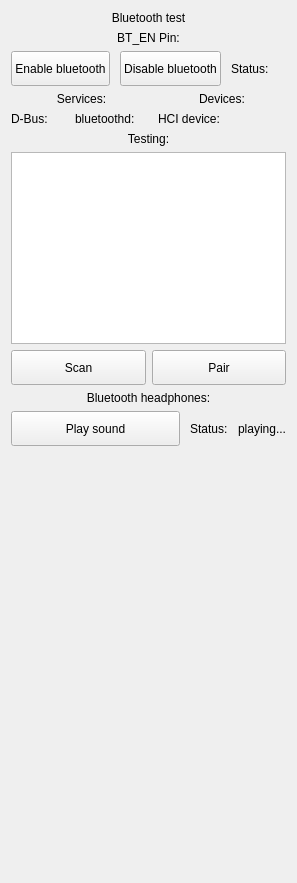
       <widget class="QWidget" name="bluetoothPage">
        <layout class="QVBoxLayout" name="verticalLayout_10">
         <item>
          <widget class="QLabel" name="label_9">
           <property name="text">
            <string>Bluetooth test</string>
           </property>
           <property name="alignment">
            <set>Qt::AlignCenter</set>
           </property>
          </widget>
         </item>
         <item>
          <widget class="QLabel" name="label_56">
           <property name="text">
            <string>BT_EN Pin:</string>
           </property>
           <property name="alignment">
            <set>Qt::AlignCenter</set>
           </property>
          </widget>
         </item>
         <item>
          <layout class="QHBoxLayout" name="horizontalLayout_26">
           <property name="spacing">
            <number>10</number>
           </property>
           <property name="bottomMargin">
            <number>0</number>
           </property>
           <item>
            <widget class="QPushButton" name="enableBluetooth">
             <property name="minimumSize">
              <size>
               <width>0</width>
               <height>35</height>
              </size>
             </property>
             <property name="text">
              <string>Enable bluetooth</string>
             </property>
            </widget>
           </item>
           <item>
            <widget class="QPushButton" name="disableBluetooth">
             <property name="minimumSize">
              <size>
               <width>0</width>
               <height>35</height>
              </size>
             </property>
             <property name="text">
              <string>Disable bluetooth</string>
             </property>
            </widget>
           </item>
           <item>
            <widget class="QLabel" name="label_48">
             <property name="sizePolicy">
              <sizepolicy hsizetype="Maximum" vsizetype="Preferred">
               <horstretch>0</horstretch>
               <verstretch>0</verstretch>
              </sizepolicy>
             </property>
             <property name="text">
              <string>Status:</string>
             </property>
            </widget>
           </item>
           <item>
            <widget class="QLabel" name="bluetoothStatusLabel">
             <property name="sizePolicy">
              <sizepolicy hsizetype="Maximum" vsizetype="Minimum">
               <horstretch>0</horstretch>
               <verstretch>0</verstretch>
              </sizepolicy>
             </property>
             <property name="text">
              <string/>
             </property>
             <property name="pixmap">
              <pixmap resource="resourses.qrc">:/resources/disconnectStatus.png</pixmap>
             </property>
            </widget>
           </item>
          </layout>
         </item>
         <item>
          <layout class="QHBoxLayout" name="horizontalLayout_29">
           <property name="bottomMargin">
            <number>0</number>
           </property>
           <item>
            <layout class="QVBoxLayout" name="verticalLayout_39">
             <item>
              <widget class="QLabel" name="label_50">
               <property name="text">
                <string>Services:</string>
               </property>
               <property name="alignment">
                <set>Qt::AlignCenter</set>
               </property>
              </widget>
             </item>
             <item>
              <layout class="QHBoxLayout" name="horizontalLayout_27">
               <property name="spacing">
                <number>10</number>
               </property>
               <property name="bottomMargin">
                <number>0</number>
               </property>
               <item>
                <widget class="QLabel" name="label_52">
                 <property name="text">
                  <string>D-Bus:</string>
                 </property>
                </widget>
               </item>
               <item>
                <widget class="QLabel" name="bluetoothDbusStatusLabel">
                 <property name="sizePolicy">
                  <sizepolicy hsizetype="Maximum" vsizetype="Preferred">
                   <horstretch>0</horstretch>
                   <verstretch>0</verstretch>
                  </sizepolicy>
                 </property>
                 <property name="text">
                  <string/>
                 </property>
                 <property name="pixmap">
                  <pixmap resource="resourses.qrc">:/resources/connectedStatus.png</pixmap>
                 </property>
                </widget>
               </item>
               <item>
                <widget class="QLabel" name="label_54">
                 <property name="text">
                  <string>bluetoothd:</string>
                 </property>
                </widget>
               </item>
               <item>
                <widget class="QLabel" name="bluetoothBluetootdStatusLabel">
                 <property name="sizePolicy">
                  <sizepolicy hsizetype="Maximum" vsizetype="Preferred">
                   <horstretch>0</horstretch>
                   <verstretch>0</verstretch>
                  </sizepolicy>
                 </property>
                 <property name="text">
                  <string/>
                 </property>
                 <property name="pixmap">
                  <pixmap resource="resourses.qrc">:/resources/connectedStatus.png</pixmap>
                 </property>
                </widget>
               </item>
              </layout>
             </item>
            </layout>
           </item>
           <item>
            <layout class="QVBoxLayout" name="verticalLayout_38">
             <property name="bottomMargin">
              <number>0</number>
             </property>
             <item>
              <widget class="QLabel" name="label_57">
               <property name="text">
                <string>Devices:</string>
               </property>
               <property name="alignment">
                <set>Qt::AlignCenter</set>
               </property>
              </widget>
             </item>
             <item>
              <layout class="QHBoxLayout" name="horizontalLayout_28">
               <property name="bottomMargin">
                <number>0</number>
               </property>
               <item>
                <widget class="QLabel" name="label_58">
                 <property name="text">
                  <string>HCI device:</string>
                 </property>
                </widget>
               </item>
               <item>
                <widget class="QLabel" name="bluetoothHCIStatusLabel">
                 <property name="sizePolicy">
                  <sizepolicy hsizetype="Maximum" vsizetype="Preferred">
                   <horstretch>0</horstretch>
                   <verstretch>0</verstretch>
                  </sizepolicy>
                 </property>
                 <property name="text">
                  <string/>
                 </property>
                 <property name="pixmap">
                  <pixmap resource="resourses.qrc">:/resources/connectedStatus.png</pixmap>
                 </property>
                </widget>
               </item>
              </layout>
             </item>
            </layout>
           </item>
          </layout>
         </item>
         <item>
          <widget class="QLabel" name="label_60">
           <property name="text">
            <string>Testing:</string>
           </property>
           <property name="alignment">
            <set>Qt::AlignCenter</set>
           </property>
          </widget>
         </item>
         <item>
          <layout class="QVBoxLayout" name="verticalLayout_40">
           <property name="bottomMargin">
            <number>0</number>
           </property>
           <item>
            <widget class="QListWidget" name="bluetoothScanList"/>
           </item>
          </layout>
         </item>
         <item>
          <layout class="QHBoxLayout" name="horizontalLayout_30">
           <property name="bottomMargin">
            <number>0</number>
           </property>
           <item>
            <widget class="QPushButton" name="bluetoothScanButton">
             <property name="minimumSize">
              <size>
               <width>0</width>
               <height>35</height>
              </size>
             </property>
             <property name="text">
              <string>Scan</string>
             </property>
            </widget>
           </item>
           <item>
            <widget class="QPushButton" name="bluetoothPairButton">
             <property name="minimumSize">
              <size>
               <width>0</width>
               <height>35</height>
              </size>
             </property>
             <property name="text">
              <string>Pair</string>
             </property>
            </widget>
           </item>
          </layout>
         </item>
         <item>
          <widget class="QLabel" name="label_61">
           <property name="text">
            <string>Bluetooth headphones:</string>
           </property>
           <property name="alignment">
            <set>Qt::AlignCenter</set>
           </property>
          </widget>
         </item>
         <item>
          <layout class="QHBoxLayout" name="horizontalLayout_31">
           <property name="spacing">
            <number>10</number>
           </property>
           <property name="bottomMargin">
            <number>0</number>
           </property>
           <item>
            <widget class="QPushButton" name="bluetoothPlaySoundButton">
             <property name="minimumSize">
              <size>
               <width>0</width>
               <height>35</height>
              </size>
             </property>
             <property name="text">
              <string>Play sound</string>
             </property>
            </widget>
           </item>
           <item>
            <widget class="QLabel" name="label_62">
             <property name="sizePolicy">
              <sizepolicy hsizetype="Maximum" vsizetype="Preferred">
               <horstretch>0</horstretch>
               <verstretch>0</verstretch>
              </sizepolicy>
             </property>
             <property name="text">
              <string>Status:</string>
             </property>
            </widget>
           </item>
           <item>
            <widget class="QLabel" name="bluetoothHeadphonesStatusLabel">
             <property name="sizePolicy">
              <sizepolicy hsizetype="Maximum" vsizetype="Preferred">
               <horstretch>0</horstretch>
               <verstretch>0</verstretch>
              </sizepolicy>
             </property>
             <property name="text">
              <string>playing...</string>
             </property>
            </widget>
           </item>
          </layout>
         </item>
         <item>
          <spacer name="verticalSpacer_9">
           <property name="orientation">
            <enum>Qt::Vertical</enum>
           </property>
           <property name="sizeHint" stdset="0">
            <size>
             <width>20</width>
             <height>426</height>
            </size>
           </property>
          </spacer>
         </item>
        </layout>
       </widget>
